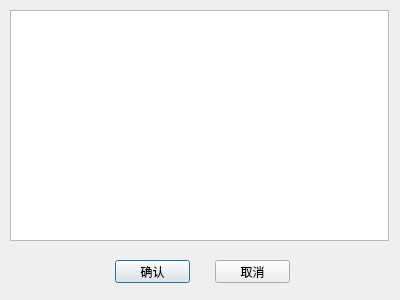
<?xml version="1.0" encoding="UTF-8"?>
<ui version="4.0">
 <class>PresetDiagnosisEditDialog</class>
 <widget class="QDialog" name="PresetDiagnosisEditDialog">
  <property name="geometry">
   <rect>
    <x>0</x>
    <y>0</y>
    <width>400</width>
    <height>300</height>
   </rect>
  </property>
  <property name="windowTitle">
   <string>Dialog</string>
  </property>
  <widget class="QPlainTextEdit" name="plainTextEdit">
   <property name="geometry">
    <rect>
     <x>10</x>
     <y>10</y>
     <width>379</width>
     <height>231</height>
    </rect>
   </property>
   <property name="plainText">
    <string/>
   </property>
  </widget>
  <widget class="QPushButton" name="confirmButton">
   <property name="geometry">
    <rect>
     <x>115</x>
     <y>260</y>
     <width>75</width>
     <height>23</height>
    </rect>
   </property>
   <property name="text">
    <string>确认</string>
   </property>
  </widget>
  <widget class="QPushButton" name="cancelButton">
   <property name="geometry">
    <rect>
     <x>215</x>
     <y>260</y>
     <width>75</width>
     <height>23</height>
    </rect>
   </property>
   <property name="text">
    <string>取消</string>
   </property>
  </widget>
 </widget>
 <resources/>
 <connections>
  <connection>
   <sender>confirmButton</sender>
   <signal>clicked()</signal>
   <receiver>PresetDiagnosisEditDialog</receiver>
   <slot>accept()</slot>
   <hints>
    <hint type="sourcelabel">
     <x>147</x>
     <y>269</y>
    </hint>
    <hint type="destinationlabel">
     <x>84</x>
     <y>266</y>
    </hint>
   </hints>
  </connection>
  <connection>
   <sender>cancelButton</sender>
   <signal>clicked()</signal>
   <receiver>PresetDiagnosisEditDialog</receiver>
   <slot>reject()</slot>
   <hints>
    <hint type="sourcelabel">
     <x>261</x>
     <y>272</y>
    </hint>
    <hint type="destinationlabel">
     <x>336</x>
     <y>268</y>
    </hint>
   </hints>
  </connection>
 </connections>
</ui>
